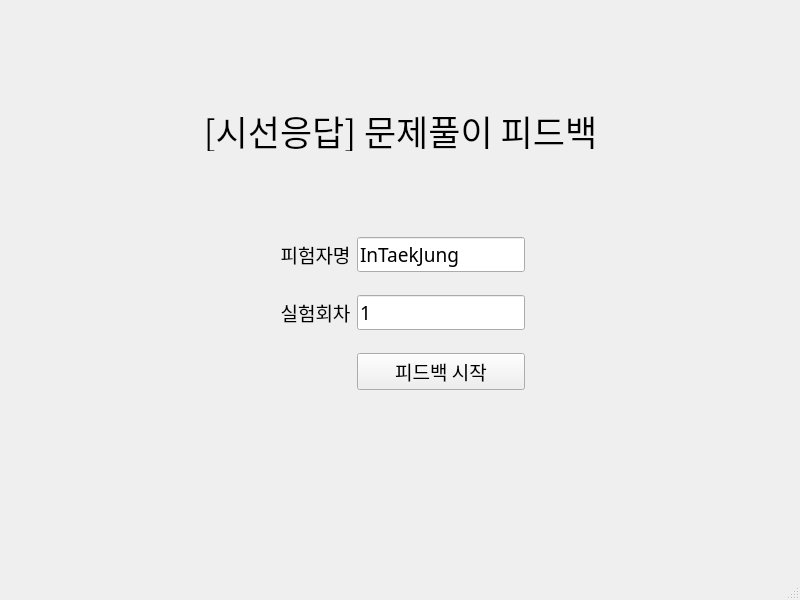
<?xml version="1.0" encoding="UTF-8"?>
<ui version="4.0">
 <class>MainWindow</class>
 <widget class="QMainWindow" name="MainWindow">
  <property name="geometry">
   <rect>
    <x>0</x>
    <y>0</y>
    <width>800</width>
    <height>600</height>
   </rect>
  </property>
  <property name="windowTitle">
   <string>MainWindow</string>
  </property>
  <widget class="QWidget" name="centralwidget">
   <widget class="QLabel" name="titleLabel">
    <property name="geometry">
     <rect>
      <x>190</x>
      <y>110</y>
      <width>421</width>
      <height>41</height>
     </rect>
    </property>
    <property name="font">
     <font>
      <family>나눔스퀘어_ac</family>
      <pointsize>26</pointsize>
     </font>
    </property>
    <property name="text">
     <string>[시선응답] 문제풀이 피드백</string>
    </property>
    <property name="alignment">
     <set>Qt::AlignCenter</set>
    </property>
   </widget>
   <widget class="QWidget" name="gridLayoutWidget_2">
    <property name="geometry">
     <rect>
      <x>280</x>
      <y>220</y>
      <width>245</width>
      <height>189</height>
     </rect>
    </property>
    <layout class="QGridLayout" name="gridLayout_">
     <item row="1" column="0">
      <widget class="QLabel" name="expCntLabel">
       <property name="font">
        <font>
         <family>나눔스퀘어_ac</family>
         <pointsize>14</pointsize>
        </font>
       </property>
       <property name="text">
        <string>실험회차</string>
       </property>
       <property name="alignment">
        <set>Qt::AlignCenter</set>
       </property>
      </widget>
     </item>
     <item row="2" column="1">
      <widget class="QPushButton" name="startBtn">
       <property name="sizePolicy">
        <sizepolicy hsizetype="Minimum" vsizetype="Fixed">
         <horstretch>0</horstretch>
         <verstretch>0</verstretch>
        </sizepolicy>
       </property>
       <property name="maximumSize">
        <size>
         <width>16777215</width>
         <height>16777215</height>
        </size>
       </property>
       <property name="font">
        <font>
         <family>나눔스퀘어_ac</family>
         <pointsize>14</pointsize>
        </font>
       </property>
       <property name="text">
        <string>피드백 시작</string>
       </property>
      </widget>
     </item>
     <item row="0" column="0">
      <widget class="QLabel" name="nameLabel">
       <property name="font">
        <font>
         <family>나눔스퀘어_ac</family>
         <pointsize>14</pointsize>
        </font>
       </property>
       <property name="layoutDirection">
        <enum>Qt::LeftToRight</enum>
       </property>
       <property name="text">
        <string>피험자명</string>
       </property>
       <property name="alignment">
        <set>Qt::AlignCenter</set>
       </property>
      </widget>
     </item>
     <item row="0" column="1">
      <widget class="QLineEdit" name="nameLEdit">
       <property name="font">
        <font>
         <family>나눔스퀘어_ac</family>
         <pointsize>14</pointsize>
        </font>
       </property>
       <property name="text">
        <string>InTaekJung</string>
       </property>
      </widget>
     </item>
     <item row="1" column="1">
      <widget class="QLineEdit" name="expCntLEdit">
       <property name="font">
        <font>
         <family>나눔스퀘어_ac</family>
         <pointsize>14</pointsize>
        </font>
       </property>
       <property name="text">
        <string>1</string>
       </property>
      </widget>
     </item>
    </layout>
   </widget>
  </widget>
  <widget class="QMenuBar" name="menubar">
   <property name="geometry">
    <rect>
     <x>0</x>
     <y>0</y>
     <width>800</width>
     <height>21</height>
    </rect>
   </property>
  </widget>
  <widget class="QStatusBar" name="statusbar"/>
 </widget>
 <resources/>
 <connections/>
</ui>
